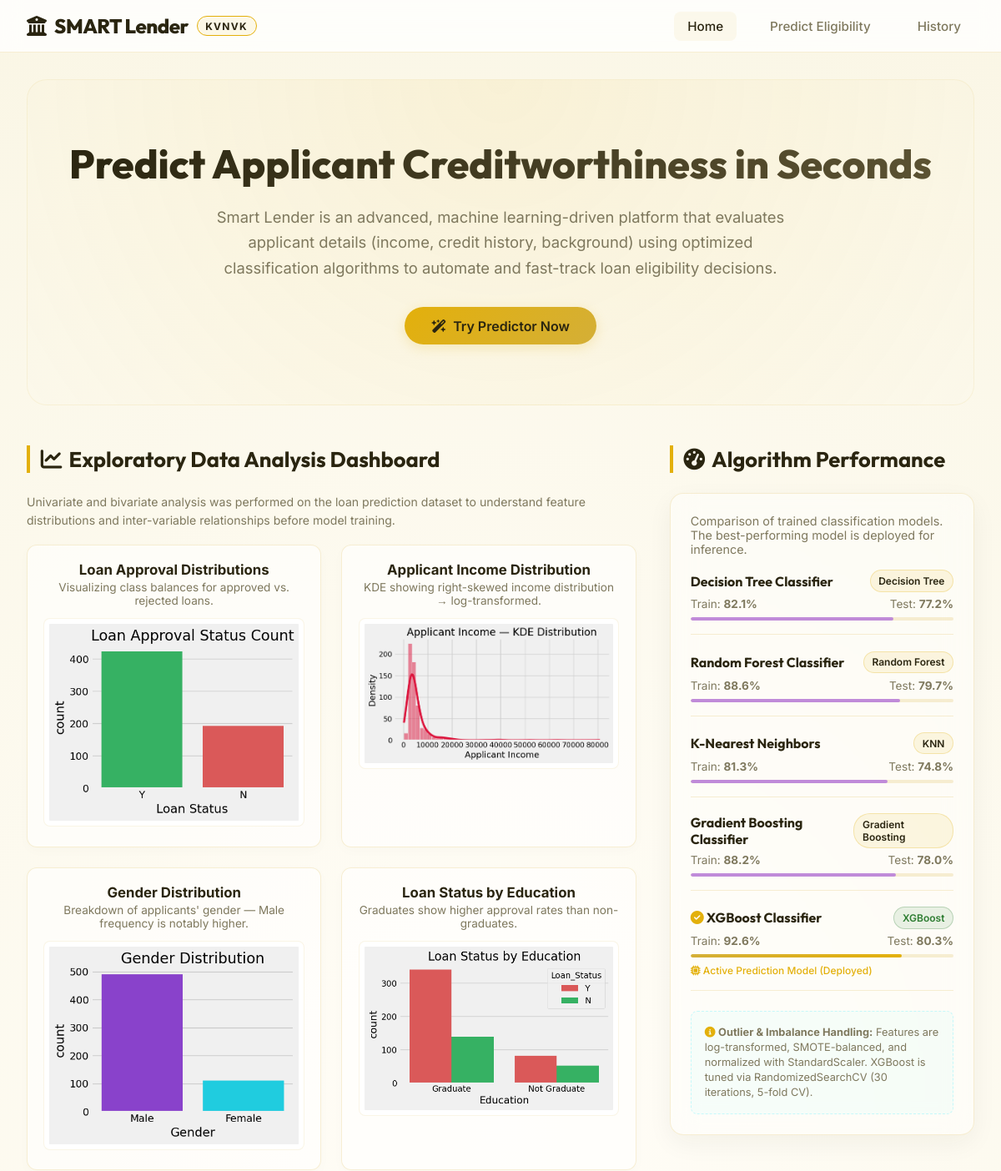
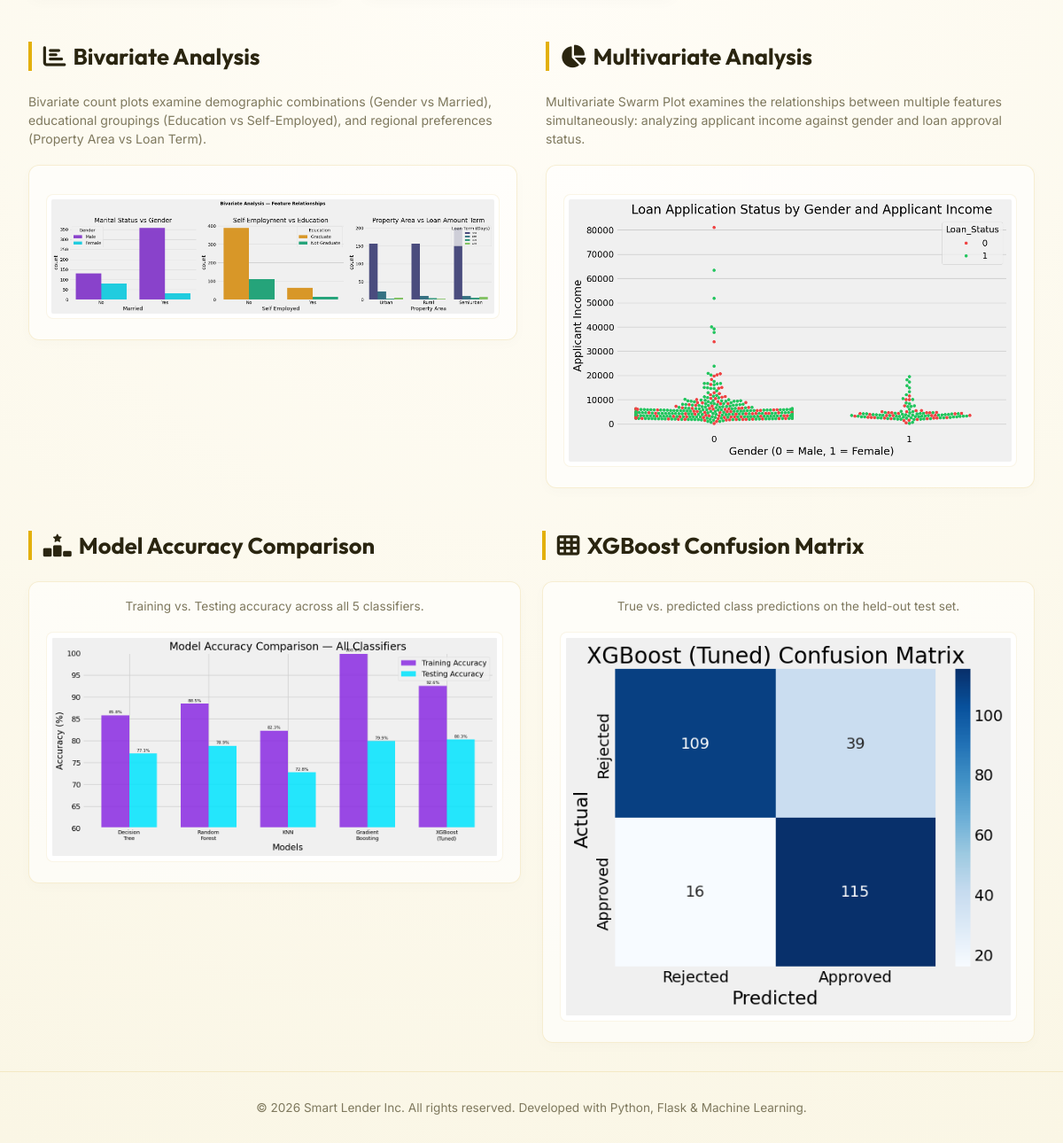
The page / on the database its author committed (2 pictures, top to bottom).
### Codes & Models/models.py (models this page shows)
class ModelMeta(db.Model):
    __tablename__ = 'model'
    model_id = db.Column(db.Integer, primary_key=True, autoincrement=True)
    model_name = db.Column(db.String(100), nullable=False)
    model_nm = db.Column(db.String(100), nullable=False)
    algorithm = db.Column(db.String(100), nullable=False)
    training_accuracy = db.Column(db.Float, nullable=False)
    testing_accuracy = db.Column(db.Float, nullable=False)
    file_path = db.Column(db.String(255), nullable=False)
    datetime = db.Column(db.DateTime, default=datetime.utcnow)
    predictions = db.relationship('PredictionResult', backref='model_meta', lazy=True)

### Codes & Models/app.py (the view)
@app.route('/')
def home():
    registered_models = ModelMeta.query.all()
    return render_template('home.html', models=registered_models)

### templates/home.html
{% extends 'layout.html' %}
{% block content %}
<div class="hero">
    <h1>Predict Applicant Creditworthiness in Seconds</h1>
    <p>Smart Lender is an advanced, machine learning-driven platform that evaluates applicant details (income, credit history, background) using optimized classification algorithms to automate and fast-track loan eligibility decisions.</p>
    <a href="{{ url_for('predict') }}" class="btn-primary"><i class="fa-solid fa-wand-magic-sparkles"></i> Try Predictor Now</a>
</div>
<div class="dashboard-grid" style="margin-top: 3rem;">
    <div>
        <h2 class="section-title"><i class="fa-solid fa-chart-line"></i> Exploratory Data Analysis Dashboard</h2>
        <p style="font-size: 0.88rem; color: var(--text-muted); margin-bottom: 1.2rem; line-height: 1.5;">
            Univariate and bivariate analysis was performed on the loan prediction dataset to understand feature distributions and inter-variable relationships before model training.
        </p>
        <div class="plots-grid">
            <div class="plot-card">
                <h3>Loan Approval Distributions</h3>
                <p style="font-size: 0.85rem; color: var(--text-muted);">Visualizing class balances for approved vs. rejected loans.</p>
                <img src="{{ url_for('static', filename='images/plots/loan_status_count.png') }}" alt="Loan Status Count" onerror="this.style.display='none'">
            </div>
            <div class="plot-card">
                <h3>Applicant Income Distribution</h3>
                <p style="font-size: 0.85rem; color: var(--text-muted);">KDE showing right-skewed income distribution → log-transformed.</p>
                <img src="{{ url_for('static', filename='images/plots/income_distribution.png') }}" alt="Income Distribution" onerror="this.style.display='none'">
            </div>
            <div class="plot-card">
                <h3>Gender Distribution</h3>
                <p style="font-size: 0.85rem; color: var(--text-muted);">Breakdown of applicants' gender — Male frequency is notably higher.</p>
                <img src="{{ url_for('static', filename='images/plots/gender_count.png') }}" alt="Gender Distribution" onerror="this.style.display='none'">
            </div>
            <div class="plot-card">
                <h3>Loan Status by Education</h3>
                <p style="font-size: 0.85rem; color: var(--text-muted);">Graduates show higher approval rates than non-graduates.</p>
                <img src="{{ url_for('static', filename='images/plots/education_vs_loan_status.png') }}" alt="Education vs Loan Status" onerror="this.style.display='none'">
            </div>
        </div>
    </div>
    <div>
        <h2 class="section-title"><i class="fa-solid fa-gauge-high"></i> Algorithm Performance</h2>
        <div class="glass-card" style="padding: 1.5rem;">
            <p style="font-size: 0.9rem; color: var(--text-muted); margin-bottom: 1rem;">Comparison of trained classification models. The best-performing model is deployed for inference.</p>
            {% for m in models %}
            <div style="margin-bottom: 1.2rem; padding-bottom: 1rem; border-bottom: 1px solid var(--glass-border);">
                <div style="display: flex; justify-content: space-between; align-items: center; margin-bottom: 0.4rem;">
                    <h4 style="font-family: 'Outfit', sans-serif;">
                        {% if m.model_nm == 'XGBoost' %}
                            <i class="fa-solid fa-circle-check" style="color: var(--accent-secondary);"></i>
                        {% endif %}
                        {{ m.model_name }}
                    </h4>
                    <span class="badge {% if m.model_nm == 'XGBoost' %}badge-success{% else %}badge-info{% endif %}" style="font-size: 0.75rem;">
                        {{ m.algorithm }}
                    </span>
                </div>
                <div style="display: flex; justify-content: space-between; font-size: 0.85rem; color: var(--text-muted);">
                    <span>Train: <strong>{{ m.training_accuracy|round(1) }}%</strong></span>
                    <span>Test: <strong>{{ m.testing_accuracy|round(1) }}%</strong></span>
                </div>
                <div style="margin-top: 0.5rem; height: 4px; background: var(--glass-border); border-radius: 4px; overflow: hidden;">
                    <div style="width: {{ m.testing_accuracy }}%; height: 100%; background: {% if m.model_nm == 'XGBoost' %}linear-gradient(to right, var(--accent-primary), var(--accent-secondary)){% else %}rgba(138,43,226,0.5){% endif %}; border-radius: 4px;"></div>
                </div>
                {% if m.model_nm == 'XGBoost' %}
                <div style="margin-top: 0.5rem; font-size: 0.75rem; color: var(--accent-secondary); font-weight: 500;">
                    <i class="fa-solid fa-microchip"></i> Active Prediction Model (Deployed)
                </div>
                {% endif %}
            </div>
            {% endfor %}
            <div style="margin-top: 1.5rem; padding: 1rem; background: rgba(0, 229, 255, 0.03); border-radius: 8px; border: 1px dashed rgba(0, 229, 255, 0.2);">
                <p style="font-size: 0.8rem; line-height: 1.4; color: var(--text-muted);">
                    <i class="fa-solid fa-circle-info" style="color: var(--accent-secondary);"></i>
                    <strong>Outlier &amp; Imbalance Handling:</strong> Features are log-transformed, SMOTE-balanced, and normalized with <code>StandardScaler</code>. XGBoost is tuned via <code>RandomizedSearchCV</code> (30 iterations, 5-fold CV).
                </p>
            </div>
        </div>
    </div>
</div>
<div style="margin-top: 3rem; display: grid; grid-template-columns: 1fr 1fr; gap: 2rem;">
    <div>
        <h2 class="section-title"><i class="fa-solid fa-chart-bar"></i> Bivariate Analysis</h2>
        <p style="font-size: 0.88rem; color: var(--text-muted); margin-bottom: 1.2rem; line-height: 1.5; min-height: 48px;">
            Bivariate count plots examine demographic combinations (Gender vs Married), educational groupings (Education vs Self-Employed), and regional preferences (Property Area vs Loan Term).
        </p>
        <div class="plot-card">
            <img src="{{ url_for('static', filename='images/plots/bivariate.png') }}" alt="Bivariate Analysis"
                 style="max-width: 100%; border-radius: 8px; background: white; padding: 5px;"
                 onerror="this.style.display='none'">
        </div>
    </div>
    <div>
        <h2 class="section-title"><i class="fa-solid fa-chart-pie"></i> Multivariate Analysis</h2>
        <p style="font-size: 0.88rem; color: var(--text-muted); margin-bottom: 1.2rem; line-height: 1.5; min-height: 48px;">
            Multivariate Swarm Plot examines the relationships between multiple features simultaneously: analyzing applicant income against gender and loan approval status.
        </p>
        <div class="plot-card">
            <img src="{{ url_for('static', filename='images/plots/multivariate.png') }}" alt="Multivariate Swarm Plot"
                 style="max-width: 100%; border-radius: 8px; background: white; padding: 5px;"
                 onerror="this.style.display='none'">
        </div>
    </div>
</div>
<div class="plots-grid" style="margin-top: 3rem;">
    <div>
        <h2 class="section-title"><i class="fa-solid fa-ranking-star"></i> Model Accuracy Comparison</h2>
        <div class="plot-card">
            <p style="font-size: 0.85rem; color: var(--text-muted); margin-bottom: 0.5rem;">Training vs. Testing accuracy across all 5 classifiers.</p>
            <img src="{{ url_for('static', filename='images/plots/model_comparison.png') }}" alt="Model Comparison"
                 onerror="this.style.display='none'">
        </div>
    </div>
    <div>
        <h2 class="section-title"><i class="fa-solid fa-table-cells"></i> XGBoost Confusion Matrix</h2>
        <div class="plot-card">
            <p style="font-size: 0.85rem; color: var(--text-muted); margin-bottom: 0.5rem;">True vs. predicted class predictions on the held-out test set.</p>
            <img src="{{ url_for('static', filename='images/plots/confusion_matrix.png') }}" alt="Confusion Matrix"
                 onerror="this.style.display='none'">
        </div>
    </div>
</div>
{% endblock %}

### templates/layout.html (shortened to what this page needs)
<!DOCTYPE html>
<html lang="en">
<head>
    <link rel="stylesheet" href="{{ url_for('static', filename='css/style.css') }}">
    <link rel="stylesheet" href="https://cdnjs.cloudflare.com/ajax/libs/font-awesome/6.4.0/css/all.min.css">
</head>
<body>
    <header>
        <div class="nav-container">
            <a href="{{ url_for('home') }}" class="logo">
                <i class="fa-solid fa-building-columns"></i> SMART Lender <span>kvnvk</span>
            </a>
            <ul class="nav-links">
                <li><a href="{{ url_for('home') }}" class="{% if request.path == '/' %}active{% endif %}">Home</a></li>
                <li><a href="{{ url_for('predict') }}" class="{% if request.path == '/predict' %}active{% endif %}">Predict Eligibility</a></li>
                <li><a href="{{ url_for('history') }}" class="{% if request.path == '/history' %}active{% endif %}">History</a></li>
            </ul>
        </div>
    </header>
    <main>
        {% block content %}{% endblock %}
    </main>
    <footer>
        <p>&copy; 2026 Smart Lender Inc. All rights reserved. Developed with Python, Flask & Machine Learning.</p>
    </footer>
</body>
</html>

### static/css/style.css (style rules this page uses)
:root { --bg-primary: #FAF6E5; --bg-secondary: #FFFDF7; --accent-primary: #D4AF37; --accent-secondary: #E3B00B; --text-main: #2A2510; --text-muted: #7E785D; --glass-bg: rgba(255, 255, 255, 0.45); --glass-border: rgba(212, 175, 55, 0.2); --success: #2E7D32; --error: #C62828; --card-shadow: 0 10px 30px rgba(42, 37, 16, 0.05); }
* { margin: 0; padding: 0; box-sizing: border-box; font-family: 'Inter', sans-serif; }
body { background: radial-gradient(circle at 50% 50%, var(--bg-secondary), var(--bg-primary)); color: var(--text-main); min-height: 100vh; display: flex; flex-direction: column; overflow-x: hidden; }
header { background: rgba(255, 255, 255, 0.8); backdrop-filter: blur(12px); border-bottom: 1px solid var(--glass-border); position: sticky; top: 0; z-index: 100; }
.nav-container { max-width: 1200px; margin: 0 auto; padding: 1rem 2rem; display: flex; justify-content: space-between; align-items: center; }
.logo { font-family: 'Outfit', sans-serif; font-size: 1.5rem; font-weight: 800; color: var(--text-main); text-decoration: none; display: flex; align-items: center; gap: 0.6rem; letter-spacing: -0.5px; }
.logo span { font-size: 0.75rem; padding: 0.2rem 0.6rem; border: 1px solid var(--accent-secondary); border-radius: 20px; color: var(--text-main); text-transform: uppercase; font-weight: 700; letter-spacing: 0.08rem; background: rgba(227, 176, 11, 0.08); }
.nav-links { display: flex; gap: 1.5rem; list-style: none; }
.nav-links a { color: var(--text-muted); text-decoration: none; font-weight: 500; font-size: 0.95rem; padding: 0.5rem 1rem; border-radius: 8px; transition: all 0.3s ease; }
.nav-links a:hover, .nav-links a.active { background: rgba(212, 175, 55, 0.08); color: var(--text-main); }
main { flex: 1; max-width: 1200px; width: 100%; margin: 2rem auto; padding: 0 2rem; }
.glass-card { background: var(--glass-bg); backdrop-filter: blur(16px); -webkit-backdrop-filter: blur(16px); border: 1px solid var(--glass-border); border-radius: 16px; padding: 2rem; box-shadow: var(--card-shadow); margin-bottom: 2rem; transition: transform 0.3s ease; }
.hero { text-align: center; padding: 4.5rem 1.5rem; background: radial-gradient(circle at top, rgba(227, 176, 11, 0.08), transparent); border-radius: 24px; margin-bottom: 2rem; border: 1px solid rgba(212, 175, 55, 0.1); }
.hero h1 { font-family: 'Outfit', sans-serif; font-size: 3rem; font-weight: 800; line-height: 1.2; margin-bottom: 1.2rem; background: linear-gradient(to right, var(--text-main), #5c5333); -webkit-background-clip: text; -webkit-text-fill-color: transparent; }
.hero p { font-size: 1.15rem; color: var(--text-muted); max-width: 700px; margin: 0 auto 2rem auto; line-height: 1.65; }
.btn-primary { background: linear-gradient(135deg, var(--accent-secondary), var(--accent-primary)); color: var(--text-main); border: none; padding: 0.8rem 2rem; border-radius: 30px; font-size: 1rem; font-weight: 600; text-decoration: none; cursor: pointer; box-shadow: 0 4px 15px rgba(227, 176, 11, 0.2); transition: all 0.3s ease; display: inline-flex; align-items: center; gap: 0.5rem; }
.dashboard-grid { display: grid; grid-template-columns: 2fr 1fr; gap: 2.5rem; }
.section-title { font-family: 'Outfit', sans-serif; font-size: 1.6rem; margin-bottom: 1.5rem; display: flex; align-items: center; gap: 0.5rem; border-left: 4px solid var(--accent-secondary); padding-left: 0.8rem; color: var(--text-main); }
.badge { padding: 0.3rem 0.6rem; border-radius: 20px; font-size: 0.8rem; font-weight: 600; display: inline-block; }
.badge-success { background: rgba(46, 125, 50, 0.1); color: var(--success); border: 1px solid rgba(46, 125, 50, 0.25); }
.badge-info { background: rgba(227, 176, 11, 0.1); color: var(--text-main); border: 1px solid rgba(227, 176, 11, 0.25); }
.plots-grid { display: grid; grid-template-columns: 1fr 1fr; gap: 1.5rem; }
.plot-card { background: rgba(255, 255, 255, 0.6); border: 1px solid var(--glass-border); border-radius: 12px; padding: 1.2rem; text-align: center; transition: all 0.3s ease; box-shadow: 0 4px 15px rgba(42, 37, 16, 0.02); }
.plot-card h3 { font-size: 1.05rem; color: var(--text-main); margin-bottom: 0.2rem; }
.plot-card img { max-width: 100%; border-radius: 8px; margin-top: 0.8rem; background: white; padding: 6px; border: 1px solid rgba(212, 175, 55, 0.12); }
footer { text-align: center; padding: 2rem; border-top: 1px solid var(--glass-border); color: var(--text-muted); font-size: 0.85rem; margin-top: auto; }

### rows shown on the page
ModelMeta: model_name "Decision Tree Classifier", algorithm "Decision Tree", training_accuracy "82.1", testing_accuracy "77.2"
ModelMeta: model_name "Random Forest Classifier", algorithm "Random Forest", training_accuracy "88.6", testing_accuracy "79.7"
ModelMeta: model_name "K-Nearest Neighbors", algorithm "KNN", training_accuracy "81.3", testing_accuracy "74.8"
ModelMeta: model_name "Gradient Boosting Classifier", algorithm "Gradient Boosting", training_accuracy "88.2", testing_accuracy "78.0"
ModelMeta: model_nm "XGBoost" (drawn), model_name "XGBoost Classifier", algorithm "XGBoost", training_accuracy "92.6", testing_accuracy "80.3"
